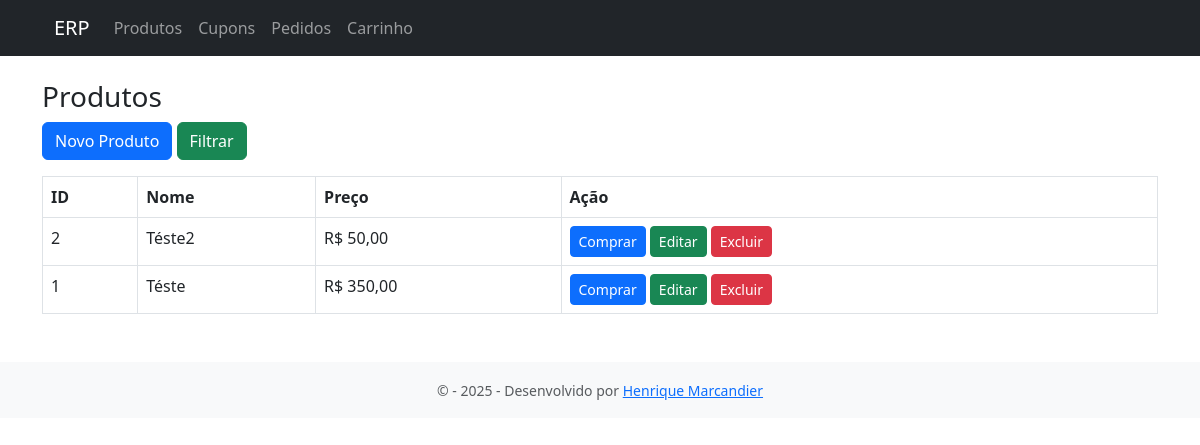
/, run on an earlier commit of the app's database.
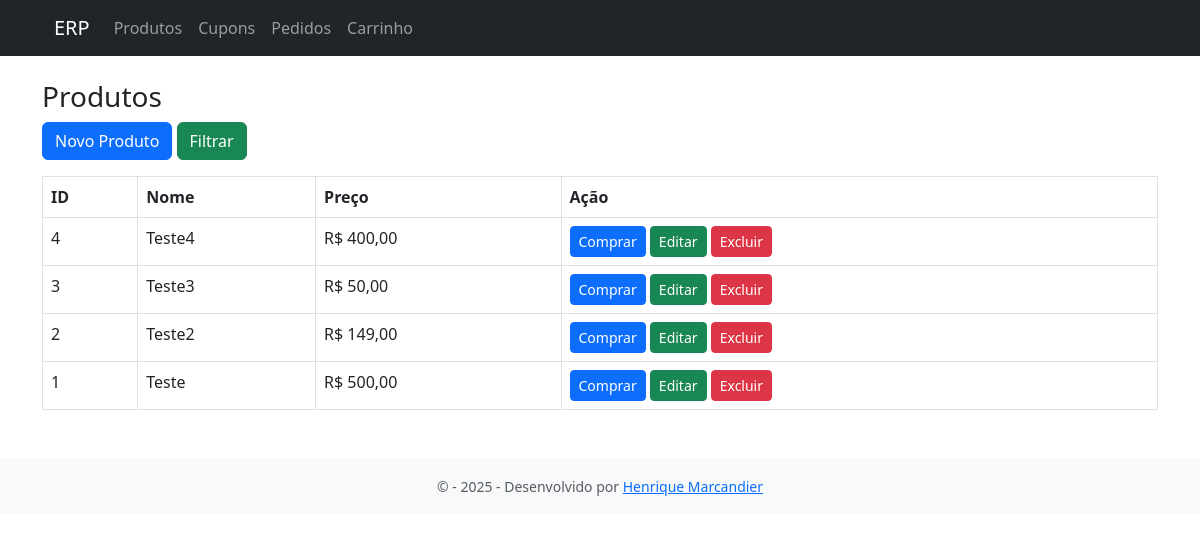
And on a later commit of the database.
### tables this page shows
CREATE TABLE `produtos` (
  `id` int(11) NOT NULL AUTO_INCREMENT,
  `nome` varchar(100) NOT NULL,
  `descricao` text DEFAULT NULL,
  `preco` decimal(10,2) NOT NULL DEFAULT 0.00,
  `ativo` tinyint(1) DEFAULT 1,
  `criado_em` datetime DEFAULT current_timestamp(),
  PRIMARY KEY (`id`)
);

### controllers/ProdutoController.php (called while the page is built, shortened)
<?php
require_once __DIR__ . '/../models/Produto.php';
function listarProdutos() {
    $produtos = Produto::listar();
    include __DIR__ . '/../views/produtos/lista.php';
}
    ?>

### models/Produto.php (called while the page is built, shortened)
<?php
require_once __DIR__ . '/../config/database.php';
class Produto {
    public static function listar() {
        global $conn;
        $sql = "SELECT * FROM produtos";
        $sql .= " ORDER BY id DESC";
        $res = $conn->query($sql);
        return $res->fetch_all(MYSQLI_ASSOC);
    }
}
?>

### views/produtos/lista.php (the view, shortened to what this page needs)
<?php include __DIR__ . '/../layout/header.php'; ?>
<div class="container mt-4">
  <h3>Produtos</h3>
  <a href="?url=produtos/novo" class="btn btn-primary mb-3">Novo Produto</a>
  <a href="#" class="btn btn-success mb-3" onclick="if (document.getElementById('filtrar').style.display == 'none'){ document.getElementById('filtrar').style.display='block'; } else{ document.getElementById('filtrar').style.display='none'; }">Filtrar</a>
  <?php if (count($produtos)){?>
  <table class="table table-bordered">
    <thead>
      <tr><th>ID</th><th>Nome</th><th>Preço</th><th>Ação</th></tr>
    </thead>
    <tbody>
      <?php foreach($produtos as $p): ?>
        <tr>
          <td><?= $p['id'] ?></td>
          <td><?= $p['nome'] ?></td>
          <td>R$ <?= number_format($p['preco'], 2, ',', '.') ?></td>
          <td><a href="?url=produtos/comprar&id=<?= $p['id'] ?>" class="btn btn-sm btn-primary">Comprar</a> <a href="?url=produtos/editar&id=<?= $p['id'] ?>" class="btn btn-sm btn-success">Editar</a> <a href="?url=produtos/excluir&id=<?= $p['id'] ?>"
   class="btn btn-sm btn-danger"
   onclick="return confirm('Tem certeza que deseja excluir este produto?')">
   Excluir
</a></td>
        </tr>
      <?php endforeach; ?>
    </tbody>
  </table>
  <?php }
  else{
   ?><br><br><div style="text-align:center"><div class="alert alert-warning">Sem nenhum registro encontrado!</div></div><?php
  }?>
</div>
<?php include __DIR__ . '/../layout/footer.php'; ?>

What changed in the data, as far as the page shows it:
added produtos: id "4", nome "Teste4", preco "400,00"
added produtos: id "3", nome "Teste3", preco "50,00"
changed produtos id 2: nome "Téste2" → "Teste2"; preco "50,00" → "149,00"
changed produtos id 1: nome "Téste" → "Teste"; preco "350,00" → "500,00"
